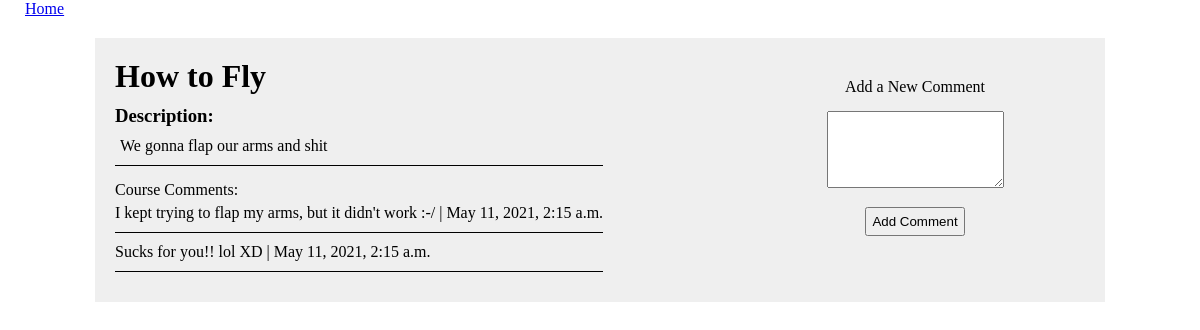
Page /11 on the committed database.
### courses_app/models.py (models this page shows)
class Course(models.Model):
    name = models.CharField(max_length = 255)
    objects = CourseManager()
    created_at = models.DateTimeField(auto_now_add = True)
    updated_at = models.DateTimeField(auto_now = True)

class Description(models.Model):
    description = models.TextField()
    course = models.OneToOneField(Course, on_delete = models.CASCADE, primary_key=True)
    created_at = models.DateTimeField(auto_now_add = True)
    updated_at = models.DateTimeField(auto_now = True)

class Comment(models.Model):
    comment = models.TextField()
    course = models.ForeignKey(Course, related_name = "comments", on_delete=models.CASCADE)
    created_at = models.DateTimeField(auto_now_add = True)
    updated_at = models.DateTimeField(auto_now = True)

### courses_app/views.py (the view)
# urls.py: path('<int:id>', views.show_course),
def show_course(request, id):
    context = {
        'this_course' : Course.objects.get(id=id)
    }
    return render(request, "course.html", context)

### courses_app/templates/course.html (shortened to what this page needs)
<!DOCTYPE html>
<html lang="en">
<head>
    {% load static %}
    <link rel="stylesheet" href="{% static 'css/style.css' %}">
</head>
<body>
    <a href="/" class="button" id="home">Home</a>
    <div id="course_wrapper">
        <div id="course_info">
            <h1>{{this_course.name}}</h1>
            <h3>Description:</h3>
            <p id="p_description">{{this_course.description.description}}</p>
            <div id="comment_section">
                <p>Course Comments:</p>
                {% for comment in this_course.comments.all %}
                <p class="comment">{{comment.comment}} | {{comment.created_at}}</p>
                {% endfor %}
            </div>
        </div>
        <div id="add_comment">
            <form action="/{{this_course.id}}/comment" method="POST">
                    <label id="comment_label" for="comment">Add a New Comment</label>
                    <textarea name="comment" id="" cols="20" rows="5"></textarea>
                <input type="submit" value="Add Comment" class="button">
            </form>
        </div>
    </div>
</body>

### courses_app/static/css/style.css (style rules this page uses)
* { margin: 0px; padding: 0px; }
h1 { margin-bottom: 10px; }
.button { padding: 5px; }
#home { margin: 20px 20px 10px; }
#course_wrapper { width: 970px; display: flex; justify-content: space-between; background-color: #efefef; margin: 20px auto; padding: 20px; }
#p_description { border-bottom: 1px solid black; margin: 5px 0px 15px; padding: 5px 5px 10px; }
.comment { margin: 5px 0px 10px; border-bottom: 1px solid black; padding-bottom: 10px; }
#add_comment form { width: 300px; height: 150px; text-align: center; padding: 20px; }
#comment_label { padding: 15px; }
textarea { margin: 15px 0px; }
#add_comment form input { display: block; margin: 0px auto; }

### rows in the picture
Course: name "How to Fly", description.description "We gonna flap our arms and shit"
Comment: comment "I kept trying to flap my arms, but it didn't work :-/", created_at "May 11, 2021, 2:15 a.m."
Comment: comment "Sucks for you!! lol XD", created_at "May 11, 2021, 2:15 a.m."
